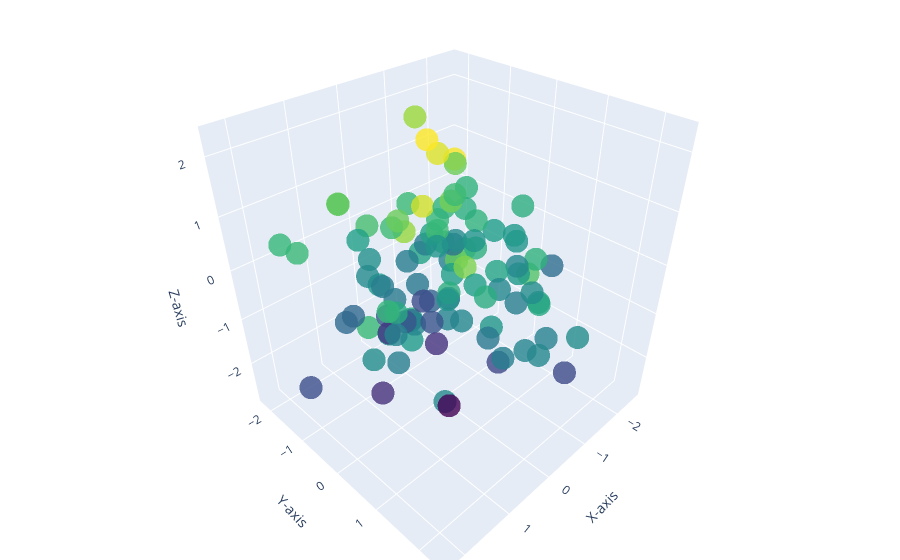

Here is the notebook cell this chart was saved with:
### Markdown cell above
# 3D Plots

### Code cell
import plotly.graph_objects as go
import numpy as np

# Generate random data
np.random.seed(0)
x = np.random.randn(100)
y = np.random.randn(100)
z = np.random.randn(100)

# Create a 3D scatter plot
fig = go.Figure(data=[go.Scatter3d(x=x, y=y, z=z, mode='markers',
                                   marker=dict(size=8, color=z, colorscale='Viridis', opacity=0.8))])

# Update layout
fig.update_layout(scene=dict(xaxis_title='X-axis', yaxis_title='Y-axis', zaxis_title='Z-axis'),
                  margin=dict(l=0, r=0, b=0, t=0))

# Show plot
fig.show()
